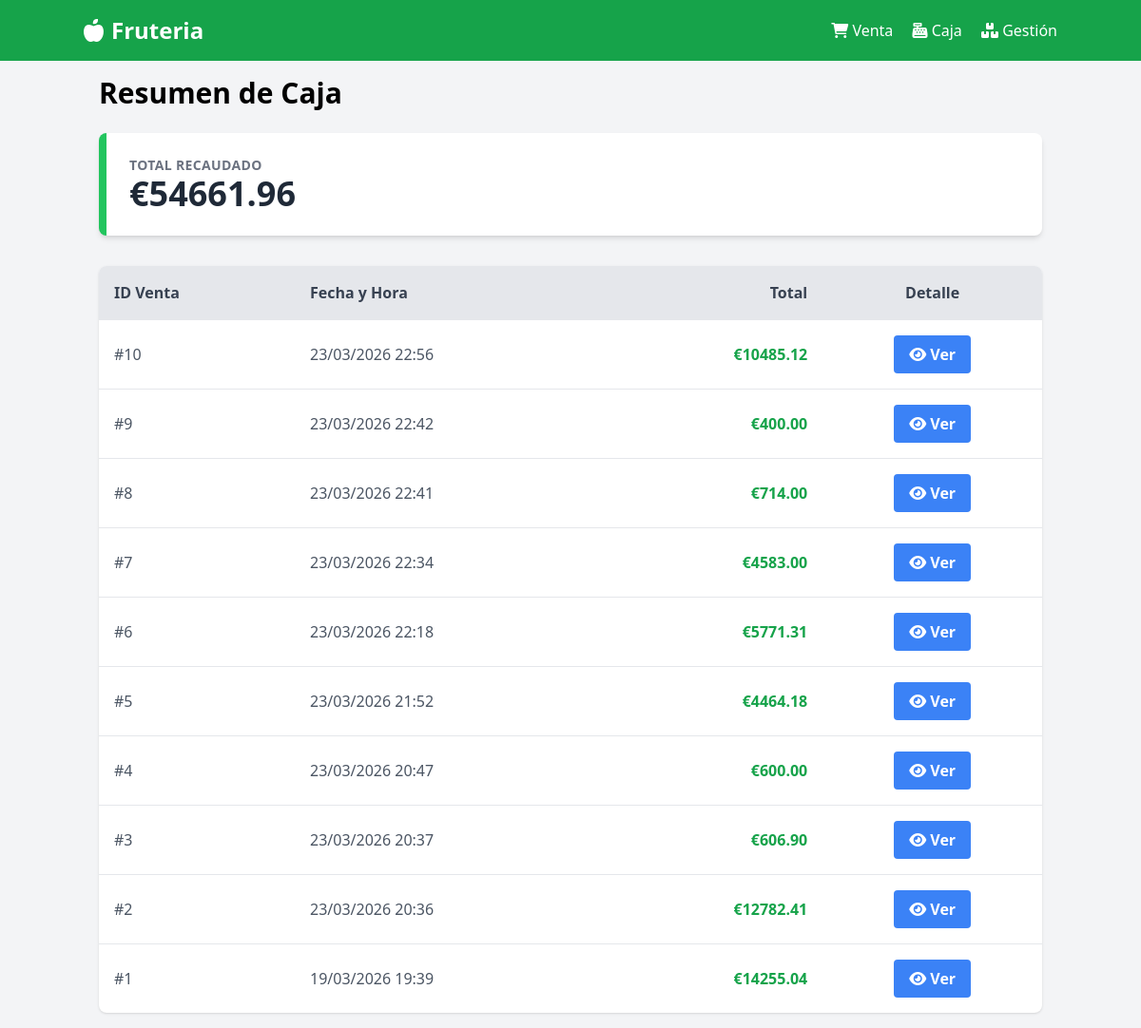
/caja, run on an earlier commit of the app's database.
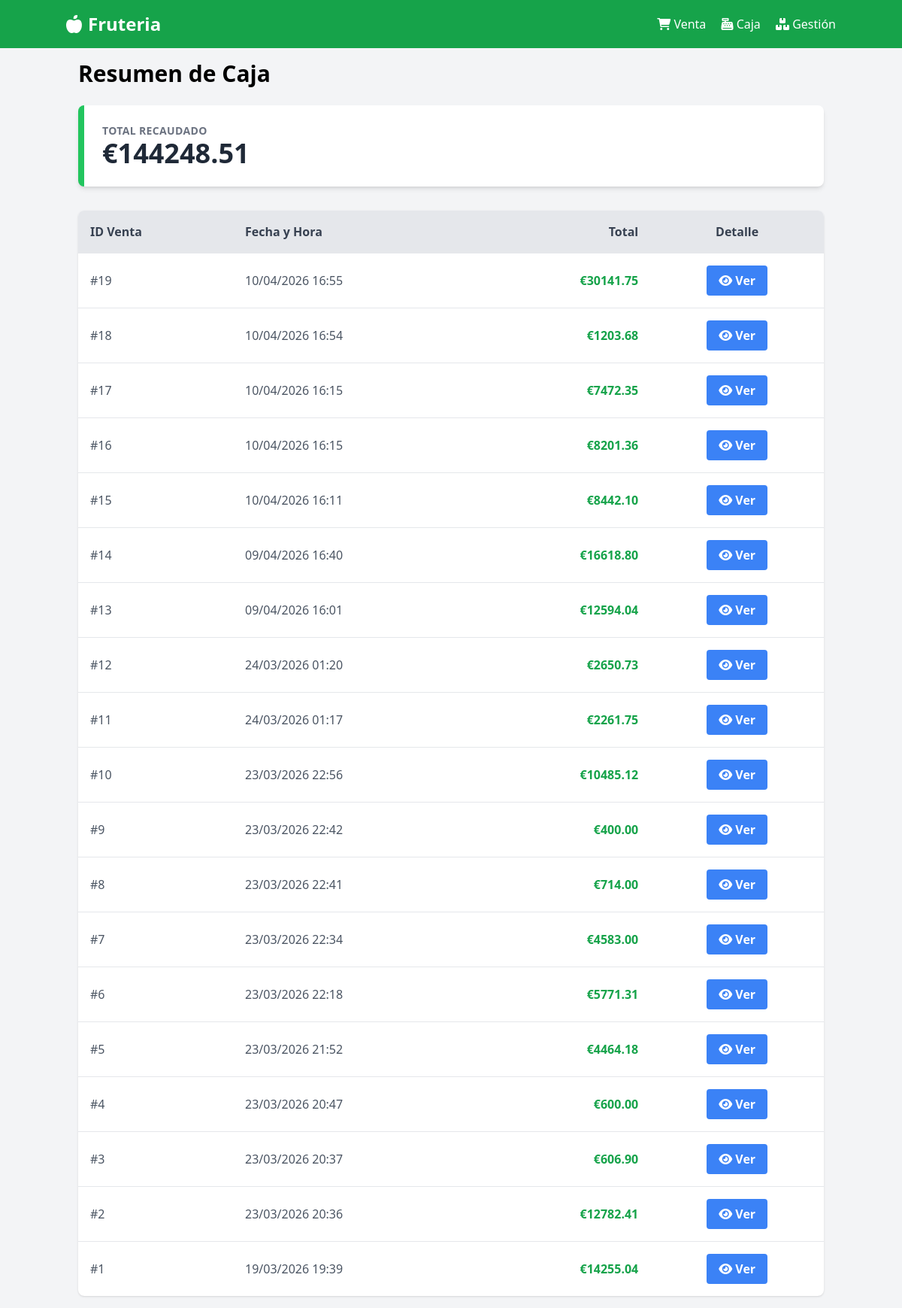
And on a later commit of the database.
### app/models/models.py (models this page shows)
class Venta(db.Model):
    __tablename__ = 'ventas'
    id = db.Column(db.Integer, primary_key=True)
    fecha = db.Column(db.DateTime, default=db.func.current_timestamp())
    total = db.Column(db.Float, nullable=False)
    detalles = db.relationship('DetalleVenta', backref='venta', lazy=True)

### app/routes/main.py (the view)
@main_bp.route('/caja')
def ver_caja():
    total_obtenido = db.session.query(func.sum(Venta.total)).scalar() or 0
    ventas = Venta.query.order_by(Venta.fecha.desc()).all()
    return render_template('caja.html', total=total_obtenido, ventas=ventas)

### app/templates/caja.html (shortened to what this page needs)
{% extends "base.html" %}
{% block content %}
<div class="max-w-6xl mx-auto">
    <h1 class="text-3xl font-bold mb-6">Resumen de Caja</h1>
    <div class="bg-white p-6 rounded-lg shadow-md mb-8 border-l-8 border-green-500">
        <h2 class="text-gray-500 uppercase tracking-wide text-sm font-bold">Total Recaudado</h2>
        <p class="text-4xl font-black text-gray-800">€{{ "%.2f"|format(total) }}</p>
    </div>
    <div class="bg-white rounded-lg shadow overflow-hidden">
        <table class="w-full text-left border-collapse">
            <thead class="bg-gray-200">
                <tr>
                    <th class="p-4 font-bold text-gray-700">ID Venta</th>
                    <th class="p-4 font-bold text-gray-700">Fecha y Hora</th>
                    <th class="p-4 font-bold text-gray-700 text-right">Total</th>
                    <th class="p-4 font-bold text-gray-700 text-center">Detalle</th>
                </tr>
            </thead>
            <tbody>
                {% for venta in ventas %}
                <tr class="border-t hover:bg-gray-50">
                    <td class="p-4 text-gray-600">#{{ venta.id }}</td>
                    <td class="p-4 text-gray-600">{{ venta.fecha.strftime('%d/%m/%Y %H:%M') }}</td>
                    <td class="p-4 text-right font-bold text-green-600">€{{ "%.2f"|format(venta.total) }}</td>
                    <td class="p-4 text-center">
                        <button class="bg-blue-500 hover:bg-blue-700 text-white font-bold py-2 px-4 rounded ver-detalle" data-venta-id="{{ venta.id }}">
                            <i class="fas fa-eye"></i> Ver
                        </button>
                    </td>
                </tr>
                {% else %}
                <tr>
                    <td colspan="4" class="p-8 text-center text-gray-500">No hay ventas registradas aún.</td>
                </tr>
                {% endfor %}
            </tbody>
        </table>
    </div>
</div>
{% endblock %}

### app/templates/base.html (shortened to what this page needs)
<!DOCTYPE html>
<html lang="es">
<head>
    <script src="https://cdn.tailwindcss.com"></script>
    <link rel="stylesheet" href="https://cdnjs.cloudflare.com/ajax/libs/font-awesome/6.0.0-beta3/css/all.min.css">
</head>
<body class="bg-gray-100">
    <nav class="bg-green-600 p-4 text-white">
    <div class="container mx-auto flex justify-between items-center">
        <a href="{{ url_for('main.index') }}" class="text-2xl font-bold">
            <i class="fas fa-apple-alt mr-2"></i>Fruteria
        </a>
        <div>
            <a href="{{ url_for('main.index') }}" class="mr-4 hover:underline">
                <i class="fas fa-shopping-cart"></i> Venta
            </a>
            <a href="{{ url_for('main.ver_caja') }}" class="mr-4 hover:underline">
                <i class="fas fa-cash-register"></i> Caja
            </a>
            <a href="{{ url_for('products.listar') }}" class="hover:underline">
                <i class="fas fa-boxes"></i> Gestión
            </a>
        </div>
    </div>
</nav>
    <main class="container mx-auto p-4">
        {% block content %}{% endblock %}
    </main>
</body>
</html>

What changed in the data, as far as the page shows it:
added Venta: id "19", fecha "10/04/2026 16:55", total "30141.75"
added Venta: id "18", fecha "10/04/2026 16:54", total "1203.68"
added Venta: id "17", fecha "10/04/2026 16:15", total "7472.35"
added Venta: id "16", fecha "10/04/2026 16:15", total "8201.36"
added Venta: id "15", fecha "10/04/2026 16:11", total "8442.10"
added Venta: id "14", fecha "09/04/2026 16:40", total "16618.80"
added Venta: id "13", fecha "09/04/2026 16:01", total "12594.04"
added Venta: id "12", fecha "24/03/2026 01:20", total "2650.73"
added Venta: id "11", fecha "24/03/2026 01:17", total "2261.75"
Also different on the page:
{{ "%.2f"|format(total) }}: "54661.96" → "144248.51"
